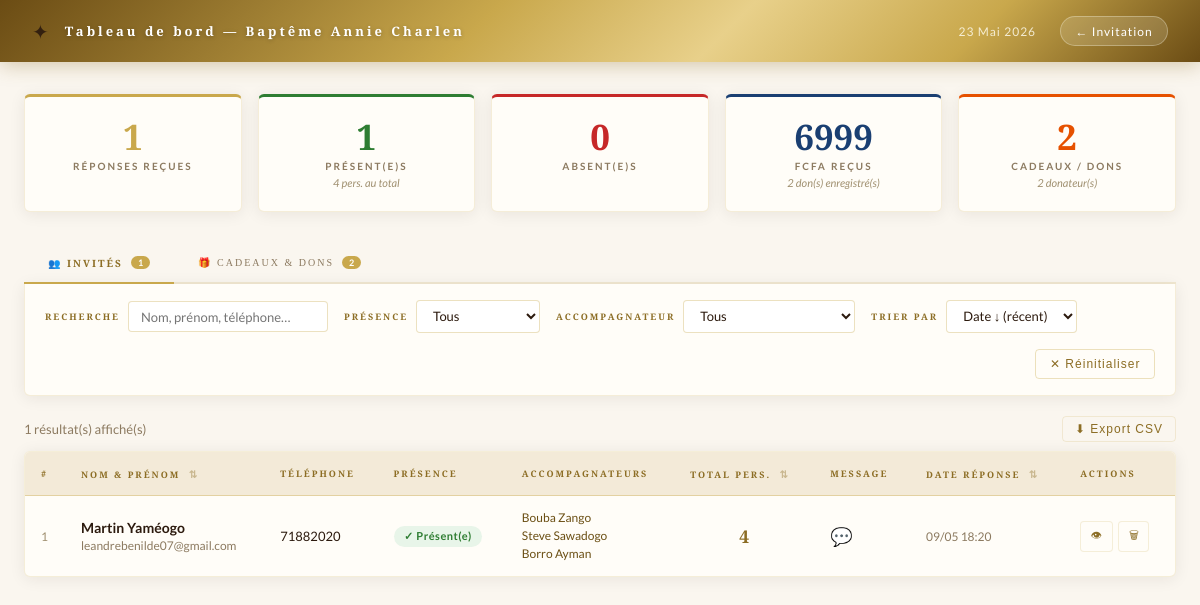
/dashboard/, run on the app's committed database.
### bapteme/models.py (models this page shows, shortened)
class Invitation(models.Model):
    PRESENCE_CHOICES = [('oui', 'Présent(e)'), ('non', 'Absent(e)')]
    prenom       = models.CharField(max_length=100)
    nom          = models.CharField(max_length=100)
    telephone    = models.CharField(max_length=30, blank=True, default='')
    email        = models.EmailField(blank=True, default='')
    presence     = models.CharField(max_length=3, choices=PRESENCE_CHOICES, default='oui')
    message      = models.TextField(blank=True, default='')
    date_reponse = models.DateTimeField(auto_now_add=True)
    class Meta:
        ordering = ['-date_reponse']
    @property
    def nb_total(self):
        if self.presence == 'non':
            return 0
        return 1 + self.accompagnateurs.count()

class Accompagnateur(models.Model):
    invitation = models.ForeignKey(
        Invitation, on_delete=models.CASCADE, related_name='accompagnateurs'
    )
    prenom = models.CharField(max_length=100, blank=True, default='')
    nom    = models.CharField(max_length=100, blank=True, default='')

### bapteme/views.py (the view)
# urls.py: path('dashboard/',                views.dashboard_view,        name='dashboard'),
def dashboard_view(request):
    invitations = Invitation.objects.prefetch_related('accompagnateurs', 'dons').all()
    dons        = Don.objects.select_related('invitation').all()
    total_confirmations = invitations.filter(presence='oui').count()
    total_absences      = invitations.filter(presence='non').count()
    total_reponses      = invitations.count()
    total_personnes = sum(inv.nb_total for inv in invitations)
    dons_argent     = dons.filter(type_don='argent')
    total_argent    = dons_argent.aggregate(s=Sum('montant'))['s'] or Decimal('0')
    nb_dons_argent  = dons_argent.count()
    nb_cadeaux      = dons.count()
    nb_donateurs    = dons.values('donateur_nom').distinct().count()
    context = {
        'invitations':        invitations,
        'dons':               dons,
        'total_confirmations': total_confirmations,
        'total_absences':     total_absences,
        'total_reponses':     total_reponses,
        'total_personnes':    total_personnes,
        'total_argent':       total_argent,
        'nb_dons_argent':     nb_dons_argent,
        'nb_cadeaux':         nb_cadeaux,
        'nb_donateurs':       nb_donateurs,
    }
    return render(request, 'bapteme/dashboard.html', context)

### templates/bapteme/dashboard.html (shortened to what this page needs)
<!DOCTYPE html>
<html lang="fr">
{% load static %}
<head>
</head>
<body>
<div class="topbar">
  <div class="topbar-left">
    <span class="topbar-icon">✦</span>
    <span class="topbar-title">Tableau de bord — Baptême Annie Charlen</span>
  </div>
  <div class="topbar-right">
    <span class="topbar-date">23 Mai 2026</span>
    <a href="/" class="topbar-back">← Invitation</a>
  </div>
</div>
<div class="container">
  <div class="kpi-grid">
    <div class="kpi-card" style="--kpi-color:#c9a84c">
      <div class="kpi-num" id="kpi-total">{{ total_reponses }}</div>
      <div class="kpi-label">Réponses reçues</div>
    </div>
    <div class="kpi-card" style="--kpi-color:#2e7d32">
      <div class="kpi-num" id="kpi-oui">{{ total_confirmations }}</div>
      <div class="kpi-label">Présent(e)s</div>
      <div class="kpi-sub">{{ total_personnes }} pers. au total</div>
    </div>
    <div class="kpi-card" style="--kpi-color:#c62828">
      <div class="kpi-num" id="kpi-non">{{ total_absences }}</div>
      <div class="kpi-label">Absent(e)s</div>
    </div>
    <div class="kpi-card" style="--kpi-color:#1a3f72">
      <div class="kpi-num" id="kpi-dons">{{ total_argent|floatformat:0 }}</div>
      <div class="kpi-label">FCFA reçus</div>
      <div class="kpi-sub">{{ nb_dons_argent }} don(s) enregistré(s)</div>
    </div>
    <div class="kpi-card" style="--kpi-color:#e65100">
      <div class="kpi-num" id="kpi-cadeaux">{{ nb_cadeaux }}</div>
      <div class="kpi-label">Cadeaux / dons</div>
      <div class="kpi-sub">{{ nb_donateurs }} donateur(s)</div>
    </div>
  </div>
  <div class="tabs">
    <button class="tab-btn active" onclick="switchTab('invites')" id="tab-invites">
      👥 Invités
      <span class="tab-badge" id="badge-invites">{{ total_reponses }}</span>
    </button>
    <button class="tab-btn" onclick="switchTab('cadeaux')" id="tab-cadeaux">
      🎁 Cadeaux &amp; Dons
      <span class="tab-badge" id="badge-cadeaux">{{ nb_cadeaux }}</span>
    </button>
  </div>
  <div id="panel-invites" class="panel active">
    <div class="filter-bar">
      <div class="filter-group">
        <span class="filter-label">Recherche</span>
        <input class="filter-input" id="filter-search" type="text" placeholder="Nom, prénom, téléphone…" oninput="applyFilters()">
      </div>
      <div class="filter-group">
        <span class="filter-label">Présence</span>
        <select class="filter-select" id="filter-presence" onchange="applyFilters()">
          <option value="">Tous</option>
        </select>
      </div>
      <div class="filter-group">
        <span class="filter-label">Accompagnateur</span>
        <select class="filter-select" id="filter-accomp" onchange="applyFilters()">
          <option value="">Tous</option>
        </select>
      </div>
      <div class="filter-group">
        <span class="filter-label">Trier par</span>
        <select class="filter-select" id="filter-sort" onchange="applyFilters()">
          <option value="date_desc">Date ↓ (récent)</option>
        </select>
      </div>
      <button class="filter-reset" onclick="resetFilters()">✕ Réinitialiser</button>
    </div>
    <div style="display:flex;justify-content:space-between;align-items:center;margin-bottom:0.6rem;">
      <span style="font-size:13px;color:#8c7a60;" id="results-count"></span>
      <button onclick="exportCSV()" style="font-size:12px;color:var(--gold-dark);background:transparent;border:1px solid var(--border);border-radius:4px;padding:0.32rem 0.75rem;cursor:pointer;letter-spacing:1px;">⬇ Export CSV</button>
    </div>
    <div class="table-wrap">
      <table id="invites-table">
        <thead>
          <tr>
            <th style="width:40px">#</th>
            <th class="sortable" data-col="nom" onclick="sortByCol('nom')">Nom &amp; Prénom <span class="sort-icon">⇅</span></th>
            <th>Téléphone</th>
            <th>Présence</th>
            <th>Accompagnateurs</th>
            <th class="sortable" data-col="total" onclick="sortByCol('total')">Total pers. <span class="sort-icon">⇅</span></th>
            <th>Message</th>
            <th class="sortable" data-col="date" onclick="sortByCol('date')">Date réponse <span class="sort-icon">⇅</span></th>
            <th>Actions</th>
          </tr>
        </thead>
        <tbody id="invites-tbody">
          {% for inv in invitations %}
          <tr id="row-{{ inv.id }}"
              data-presence="{{ inv.presence }}"
              data-accomp="{% if inv.accompagnateurs.all %}avec{% else %}sans{% endif %}"
              data-nom="{{ inv.nom }} {{ inv.prenom }}"
              data-total="{{ inv.nb_total }}"
              data-date="{{ inv.date_reponse|date:'Y-m-d H:i' }}"
              data-message="{{ inv.message|default:'' }}"
              data-id="{{ inv.id }}">
            <td style="color:#a09070;font-size:12px;">{{ forloop.counter }}</td>
            <td class="td-name">
              <strong>{{ inv.prenom }} {{ inv.nom }}</strong>
              {% if inv.email %}<span>{{ inv.email }}</span>{% endif %}
            </td>
            <td style="font-size:13px;">{{ inv.telephone|default:"—" }}</td>
            <td>
              <span class="badge badge-{{ inv.presence }}">
                {% if inv.presence == 'oui' %}✓ Présent(e){% else %}✗ Absent(e){% endif %}
              </span>
            </td>
            <td>
              {% if inv.accompagnateurs.all %}
                <div class="accomp-list">
                  {% for a in inv.accompagnateurs.all %}
                    {{ a.prenom }} {{ a.nom }}{% if not forloop.last %}<br>{% endif %}
                  {% endfor %}
                </div>
              {% else %}
                <span style="color:#c0b090;font-size:12px;">—</span>
              {% endif %}
            </td>
            <td style="text-align:center;">
              <span style="font-family:'Cinzel',serif;font-weight:700;font-size:1.1rem;color:var(--gold-dark);">{{ inv.nb_total }}</span>
            </td>
            <td>
              {% if inv.message %}
                <span title="{{ inv.message }}" style="cursor:help;font-size:18px;">💬</span>
              {% else %}
                <span style="color:#c0b090;font-size:12px;">—</span>
              {% endif %}
            </td>
            <td style="font-size:12px;color:#8c7a60;white-space:nowrap;">{{ inv.date_reponse|date:"d/m H:i" }}</td>
            <td class="td-actions">
              <button class="btn-action" onclick="showDetail({{ inv.id }})" title="Détail">👁</button>
              <button class="btn-action danger" onclick="confirmDelete({{ inv.id }}, '{{ inv.prenom }} {{ inv.nom }}')" title="Supprimer">🗑</button>
            </td>
          </tr>
          {% empty %}
          <tr><td colspan="9"><div class="empty-state">
            <svg width="48" height="48" viewBox="0 0 48 48" fill="none"><circle cx="24" cy="24" r="20" stroke="#c9a84c" stroke-width="1.5"/><path d="M16 24h16M24 16v16" stroke="#c9a84c" stroke-width="1.5"/></svg>
            Aucune réponse reçue pour le moment.
          </div></td></tr>
          {% endfor %}
        </tbody>
      </table>
    </div>
  </div>
</div>
</body>
</html>

### data on the page
Invitation: prenom "Martin", nom "Yaméogo", email "leandrebenilde07@gmail.com", telephone "71882020", shows "✓ Présent(e)", nb_total "4", date_reponse "09/05 18:20"
Accompagnateur: prenom "Bouba", nom "Zango"
Accompagnateur: prenom "Steve", nom "Sawadogo"
Accompagnateur: prenom "Borro", nom "Ayman"

### other printed values
{{ total_reponses }} "1"
{{ total_confirmations }} "1"
{{ total_personnes }} "4"
{{ total_absences }} "0"
{{ total_argent|floatformat:0 }} "6999"
{{ nb_dons_argent }} "2"
{{ nb_cadeaux }} "2"
{{ nb_donateurs }} "2"
